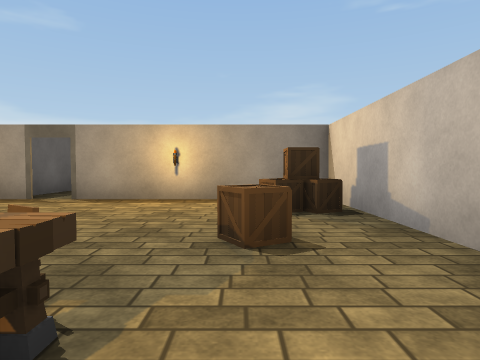
View 1 (above)

12 first-person views from a walk through a scene from a Unity 3-D project. The camera is 1.2 m above the floor, tilts 2° down and sees 75° across. Doors are open. The floor is counted in squares, 2 m on a side. Each view is taken from the middle of a square. On the plan, view 1 faces up. The plan holds only what a view shows up to about 9 squares ahead; the rest is blank. The place goes on beyond the plan. The player is left out. Some animated figures are left out. Some surface patterns are stand-ins.

View 2
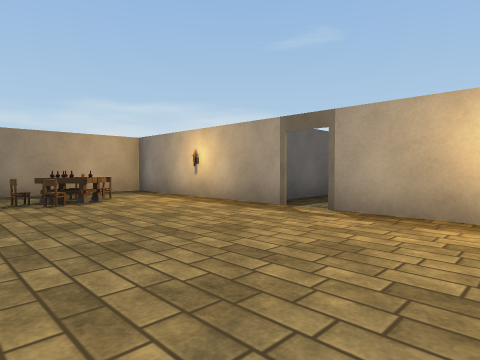

View 3
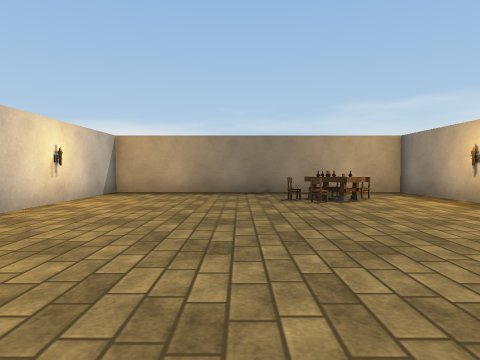

View 4
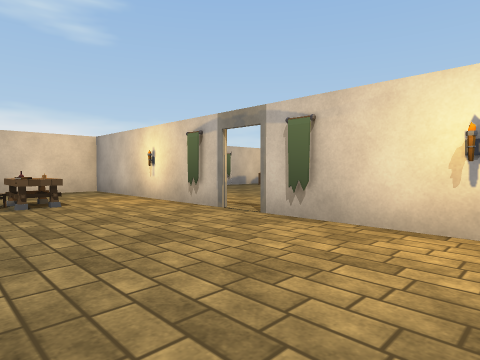

View 5
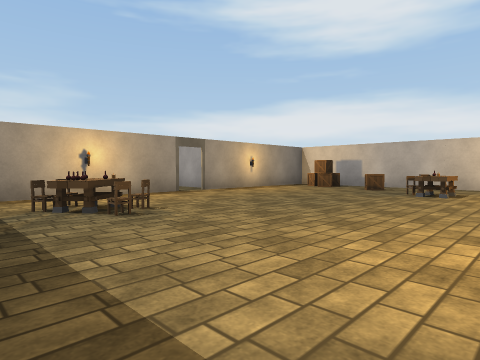

View 6
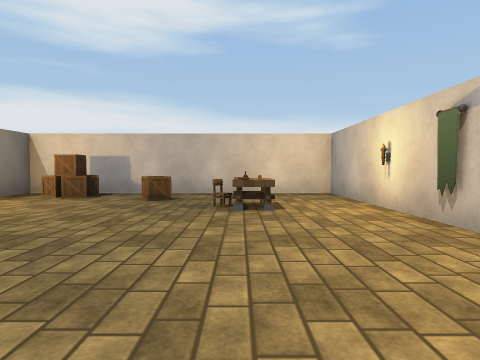

View 7
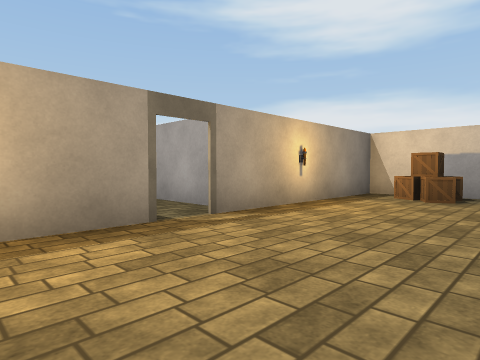

View 8
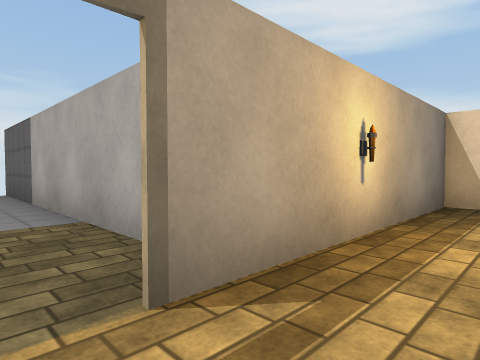

View 9
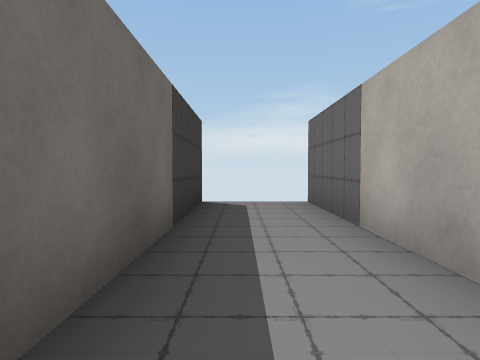

View 10
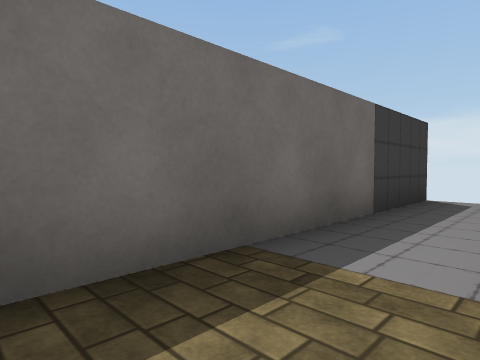

View 11
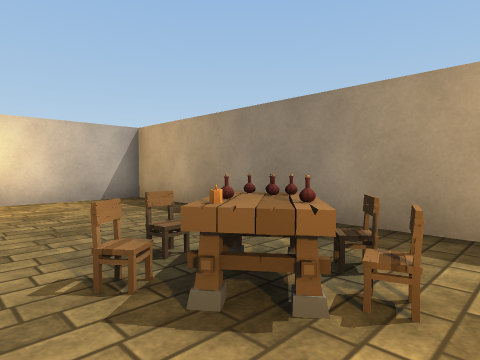

View 12
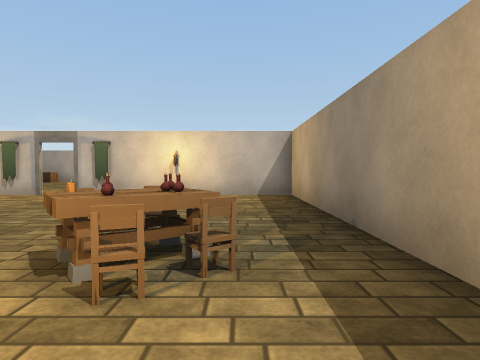

### Floor plan
Points are (right, up) in squares from view 1. A wall is a line through its corners. A room is listed if a view was taken in it or the views show most of it. See-through windows are left out.
Room 1 (views 1, 2, 3, 4, 5, 6, 7, 8, 11, 12)
walls: (-4.1, 6.2) (-9.2, 6.2) (-9.2, -1.3) (1.8, -1.3) (1.8, 6.2) (-3.4, 6.2)
ways out: open door at (-4, 6) to room 2
objects: other object (-9, 4); other object (-8, 3); other object (-8, 4); other object (-7, 3); other object (-7, 4); other object (-7, 5); other object (-6, 4); other object (-2, 1); other object (-1, 1); other object (-1, 6); other object (0, 2) to (0, 3); other object (1, 5)
Room 2 (views 9, 10)
walls: (-2.7, 6.9) (-2.7, 13.8); (-4.7, 13.9) (-4.7, 7)
ways out: open door at (-4, 6) to room 1

Positions as (right, up) in squares from view 1, and headings:
1: (0, 0), facing up
2: (-1, 2), facing up-left
3: (-1, 2), facing left
4: (-7, 2), facing down-right
5: (-9, -1), facing up-right
6: (-6, 1), facing right
7: (-6, 3), facing up-right
8: (-4, 5), facing up-right
9: (-4, 8), facing up
10: (-3, 7), facing up-left
11: (-6, 5), facing down-left
12: (-8, 6), facing down
